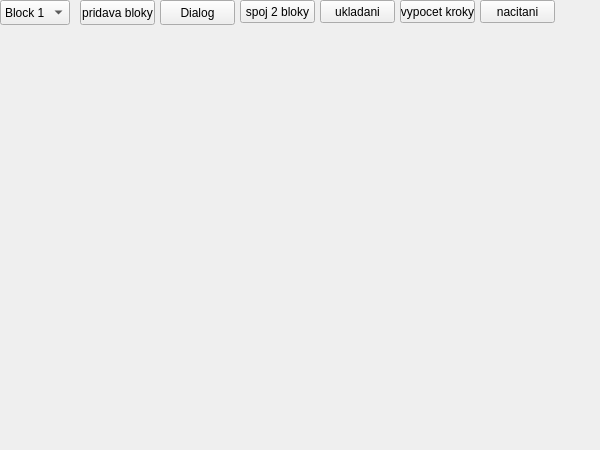
<?xml version="1.0" encoding="UTF-8"?>
<ui version="4.0">
 <class>Widget</class>
 <widget class="QWidget" name="Widget">
  <property name="geometry">
   <rect>
    <x>0</x>
    <y>0</y>
    <width>600</width>
    <height>450</height>
   </rect>
  </property>
  <property name="windowTitle">
   <string>Widget</string>
  </property>
  <widget class="QPushButton" name="create">
   <property name="geometry">
    <rect>
     <x>80</x>
     <y>0</y>
     <width>75</width>
     <height>25</height>
    </rect>
   </property>
   <property name="text">
    <string>pridava bloky</string>
   </property>
  </widget>
  <widget class="QComboBox" name="comboBox">
   <property name="geometry">
    <rect>
     <x>0</x>
     <y>0</y>
     <width>70</width>
     <height>25</height>
    </rect>
   </property>
   <property name="frame">
    <bool>true</bool>
   </property>
   <item>
    <property name="text">
     <string>Block 1</string>
    </property>
   </item>
   <item>
    <property name="text">
     <string>Block 2</string>
    </property>
   </item>
   <item>
    <property name="text">
     <string>Block 3</string>
    </property>
   </item>
   <item>
    <property name="text">
     <string>Block 4</string>
    </property>
   </item>
   <item>
    <property name="text">
     <string>Block 5</string>
    </property>
   </item>
  </widget>
  <widget class="QPushButton" name="pushButton_2">
   <property name="geometry">
    <rect>
     <x>160</x>
     <y>0</y>
     <width>75</width>
     <height>25</height>
    </rect>
   </property>
   <property name="text">
    <string>Dialog</string>
   </property>
  </widget>
  <widget class="QPushButton" name="pushButton">
   <property name="geometry">
    <rect>
     <x>240</x>
     <y>0</y>
     <width>75</width>
     <height>23</height>
    </rect>
   </property>
   <property name="text">
    <string>spoj 2 bloky</string>
   </property>
  </widget>
  <widget class="QPushButton" name="pushButton_3">
   <property name="geometry">
    <rect>
     <x>320</x>
     <y>0</y>
     <width>75</width>
     <height>23</height>
    </rect>
   </property>
   <property name="text">
    <string>ukladani</string>
   </property>
  </widget>
  <widget class="QPushButton" name="pushButton_4">
   <property name="geometry">
    <rect>
     <x>400</x>
     <y>0</y>
     <width>75</width>
     <height>23</height>
    </rect>
   </property>
   <property name="text">
    <string>vypocet kroky</string>
   </property>
  </widget>
  <widget class="QPushButton" name="pushButton_5">
   <property name="geometry">
    <rect>
     <x>480</x>
     <y>0</y>
     <width>75</width>
     <height>23</height>
    </rect>
   </property>
   <property name="text">
    <string>nacitani</string>
   </property>
  </widget>
 </widget>
 <layoutdefault spacing="6" margin="11"/>
 <resources/>
 <connections/>
</ui>
